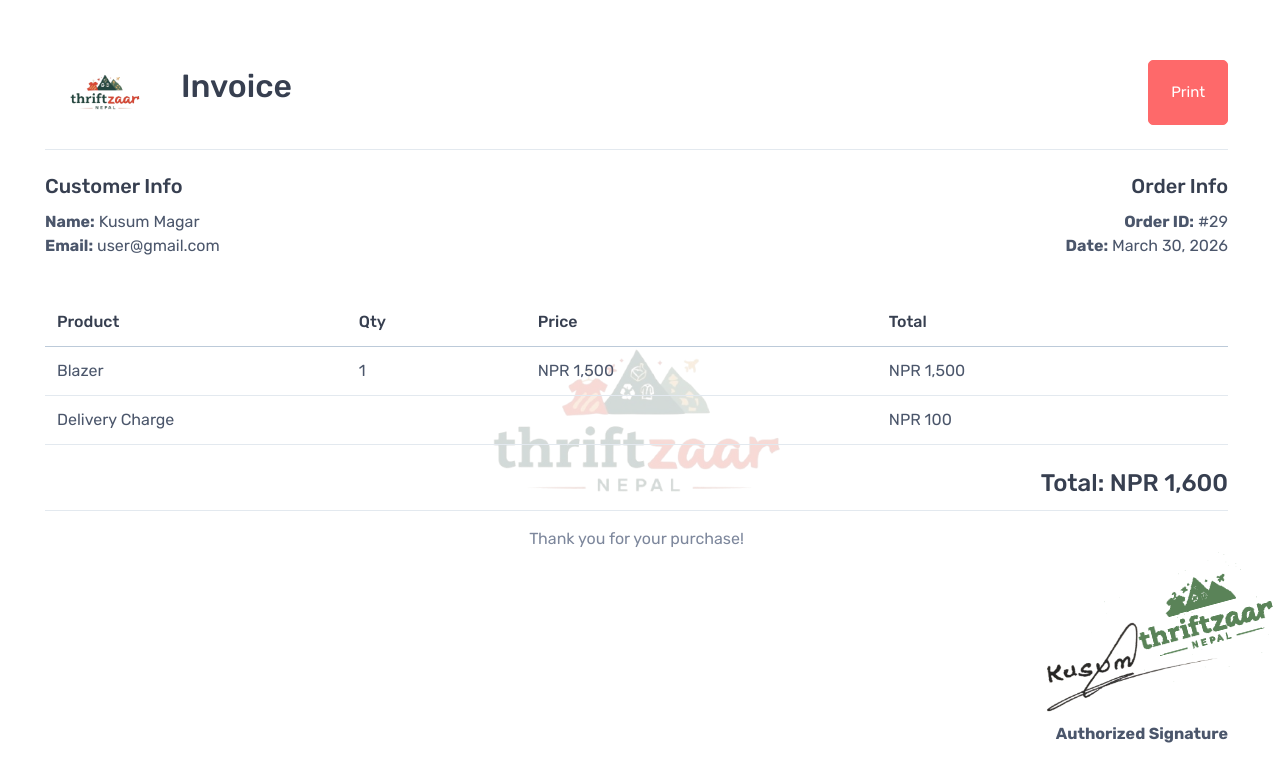
/invoice.php?id=29 (signed in), run on the app's committed database.
### tables this page shows
CREATE TABLE `orders` (
  `order_id` int(11) NOT NULL,
  `user_id` int(11) NOT NULL,
  `order_status` int(11) NOT NULL,
  `shipping` text DEFAULT NULL,
  `cart` text NOT NULL,
  `order_time` varchar(255) NOT NULL,
  `total_price` int(11) NOT NULL
);

CREATE TABLE `users` (
  `user_id` int(11) NOT NULL,
  `first_name` varchar(255) DEFAULT NULL,
  `last_name` varchar(255) NOT NULL,
  `password` text NOT NULL,
  `phone_number` varchar(255) NOT NULL,
  `email` varchar(255) NOT NULL,
  `address` varchar(255) DEFAULT NULL,
  `user_type` varchar(255) NOT NULL,
  `created` varchar(255) NOT NULL
);

### invoice.php (the view, shortened to what this page needs)
<?php
$order_id = intval($_GET['id']);
global $conn;
$sql = "SELECT orders.*, users.first_name, users.last_name, users.email
        FROM orders
        JOIN users ON orders.user_id = users.user_id
        WHERE orders.order_id = $order_id";
$order_res = $conn->query($sql);
$order = $order_res->fetch_assoc();
$order_items = json_decode($order['cart'], true);
?>
<!DOCTYPE html>
<html>
<head>
    <link href="css/theme.min.css" rel="stylesheet">
</head>
<body>
    <div class="container">
        <div class="invoice-box">
            <div class="d-flex justify-content-between mb-4">
                <div class="d-flex gap-3 align-items-center">
                    <img src="img/logo-removebg.png" width="120">
                    <h2>Invoice</h2>
                </div>
                <button onclick="window.print()" class="btn btn-primary">Print</button>
            </div>
            <hr>
            <div class="row mb-4 mt-4">
                <div class="col-md-6">
                    <h5>Customer Info</h5>
                    <p>
                        <strong>Name:</strong>
                        <?= htmlspecialchars($order['first_name'] . " " . $order['last_name']) ?><br>
                        <strong>Email:</strong> <?= htmlspecialchars($order['email']) ?><br>
                    </p>
                </div>
                <div class="col-md-6 text-end">
                    <h5>Order Info</h5>
                    <p>
                        <strong>Order ID:</strong> #<?= $order_id ?><br>
                        <strong>Date:</strong> <?= date("F d, Y", $order['order_time']) ?><br>
                    </p>
                </div>
            </div>
            <table class="table  table-hover mb-0">
                <thead>
                    <tr>
                        <th>Product</th>
                        <th>Qty</th>
                        <th>Price</th>
                        <th>Total</th>
                    </tr>
                </thead>
                <tbody>
                    <?php
                    $grand_total = 100;
                    foreach ($order_items as $item) {
                        $total = $item['quantity'] * $item['selling_price'];
                        $grand_total += $total;
                        ?>
                        <tr>
                            <td><?= htmlspecialchars($item['p_name']) ?></td>
                            <td><?= $item['quantity'] ?></td>
                            <td>NPR <?= number_format($item['selling_price'], 0) ?></td>
                            <td>NPR <?= number_format($total, 0) ?></td>
                        </tr>
                    <?php } ?>
                    <tr>
                        <td colspan="3">Delivery Charge </td>
                        <td>NPR 100</td>
                    </tr>
                </tbody>
            </table>
            <div class="text-end mt-4">
                <h4>Total: NPR <?= number_format($grand_total, 0) ?></h4>
            </div>
            <hr>
            <p class="text-center text-muted mt-3">Thank you for your purchase!</p>
            <div class="row mt-5">
                <div class="text-end position-relative">
                    <img src="img/signature.png" alt="Signature" width="220"><br>
                    <p><strong>Authorized Signature</strong></p>
                    <img src="img/stamp.png" alt="stamp" class="position-absolute stamp" width="120"><br>
                </div>
            </div>
        </div>
    </div>
</body>
</html>

### invoice.php (style rules this page uses)
* { padding: 0; margin: 0; box-sizing: border-box; }
.invoice-box { background: #fff; padding: 30px; margin: 30px auto; }
.invoice-box::before { content: ""; position: absolute; top: 50%; left: 50%; width: 500px; height: 500px; background: url('img/logo-removebg.png') no-repeat center; background-size: contain; opacity: 0.2; transform: translate(-50%, -50%); z-index: 0; }
.invoice-box * { position: relative; z-index: 1; }
.stamp { top: -20px; right: -20px; opacity: 0.8; transform: rotate(-15deg); scale: 2; }

### data on the page
orders: user.last_name "Kusum Magar", user.email "user@gmail.com", order_time "March 30, 2026"

### other printed values
$order_id "29"
$item['p_name'] "Blazer"
$item['quantity'] "1"
$item['selling_price'] "1,500"
$total "1,500"
$grand_total "1,600"
